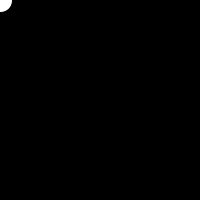
Frame 1 (no input)
Frame 60 (the mouse pressed at the canvas centre just before this capture): identical to frame 1, image omitted
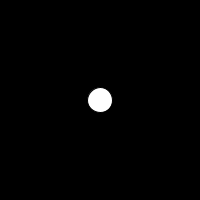
Frame 120 (the mouse held since frame 60 and released just before this capture)

The Processing sketch that drew these frames (run headless with seeded random() and noise(); from frame 60 on, the mouse is pressed at the canvas centre):

// Processing sketch: helloworld
// ── helloworld.pde
/*The MIT License (MIT)
Copyright © 2021 Iván Sánchez Milara

Permission is hereby granted, free of charge, to any person obtaining a copy of this software and associated documentation files (the “Software”), to deal in the Software without restriction, including without limitation the rights to use, copy, modify, merge, publish, distribute, sublicense, and/or sell copies of the Software, and to permit persons to whom the Software is furnished to do so, subject to the following conditions:

The above copyright notice and this permission notice shall be included in all copies or substantial portions of the Software.

THE SOFTWARE IS PROVIDED “AS IS”, WITHOUT WARRANTY OF ANY KIND, EXPRESS OR IMPLIED, INCLUDING BUT NOT LIMITED TO THE WARRANTIES OF MERCHANTABILITY, FITNESS FOR A PARTICULAR PURPOSE AND NONINFRINGEMENT. IN NO EVENT SHALL THE AUTHORS OR COPYRIGHT HOLDERS BE LIABLE FOR ANY CLAIM, DAMAGES OR OTHER LIABILITY, WHETHER IN AN ACTION OF CONTRACT, TORT OR OTHERWISE, ARISING FROM, OUT OF OR IN CONNECTION WITH THE SOFTWARE OR THE USE OR OTHER DEALINGS IN THE SOFTWARE.
*/

void setup() {
  size(200, 200);
}

void draw(){
  background(0);
  ellipse(mouseX, mouseY, 25, 25);
}
